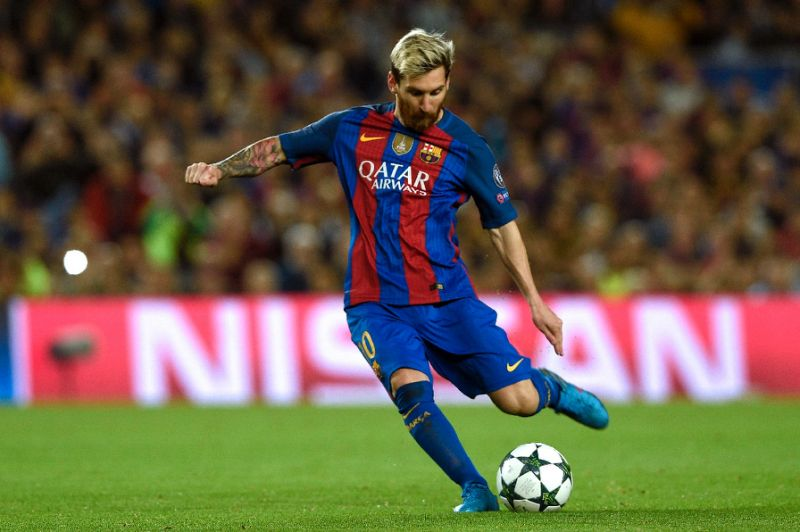
#> input picture core_operations/2_arithmetic_operations/messi.jpg, 800 x 532 px, found by its file name
$ python 3_measuringperformancewithopencv.py
#> lines starting #> are read from the running program, lines starting #| are printed output that depends on the picture
#!/usr/bin/env python
# -*- coding: utf-8 -*-
# @Date    : 2018-02-05
# @Author  : Joe

import numpy as np
import cv2

# normally the performance of a function is to measure time they take
# cv2.getTickCount()
# cv2.getTickFrequency
img = cv2.imread('messi.jpg')
#> img is the input picture: shape (532, 800, 3); mean B, G, R 70, 91.9, 101.9

e1 = cv2.getTickCount()

for i in range(5,49,2):
	img = cv2.medianBlur(img, i)
#> this loop made 22 passes
#> pass 2, `img = cv2.medianBlur(img, i)`:
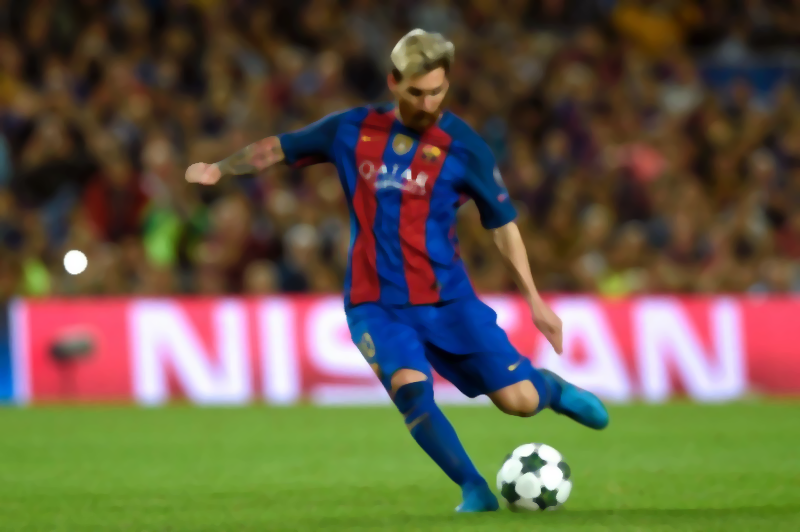
#> img: shape (532, 800, 3); mean B, G, R 69.7, 91.6, 101.5
#> after the loop:
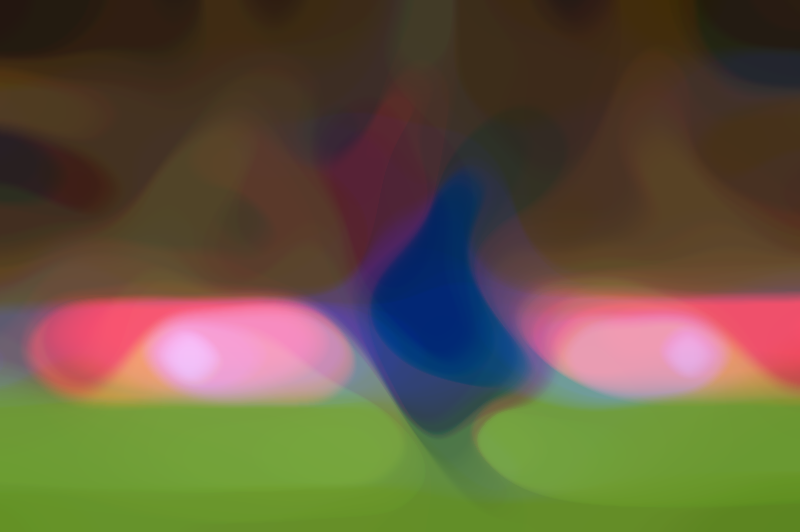
#> img: shape (532, 800, 3); mean B, G, R 62.1, 87.5, 98.8
e2 = cv2.getTickCount()
elapsedTime = (e2 - e1)/cv2.getTickFrequency()

print (cv2.useOptimized())
print(elapsedTime)

# Note: 可以使用time模块中的 time.time()函数来获取时间


# cv2.useOptimized()
		# 检查是否当前优化的状态
# cv2.setOptimized()
		# 设置是否是否opencv的优化


# Measuring Performance in IPython

# IPython 提供了一个测试性能的指令： %timeit


# 性能优化技术：
	# 1：避免使用loop循环，特别是嵌套2-3层loop循环
	# 2：Vectorize the algorithm/code to the maximum possible extent because Numpy and OpenCV are optimized for vector operations.
	# 3：Exploit the cache coherence.
	# 4：Never make copies of array unless it is needed. Try to use views instead. Array copying is a costly operation.
